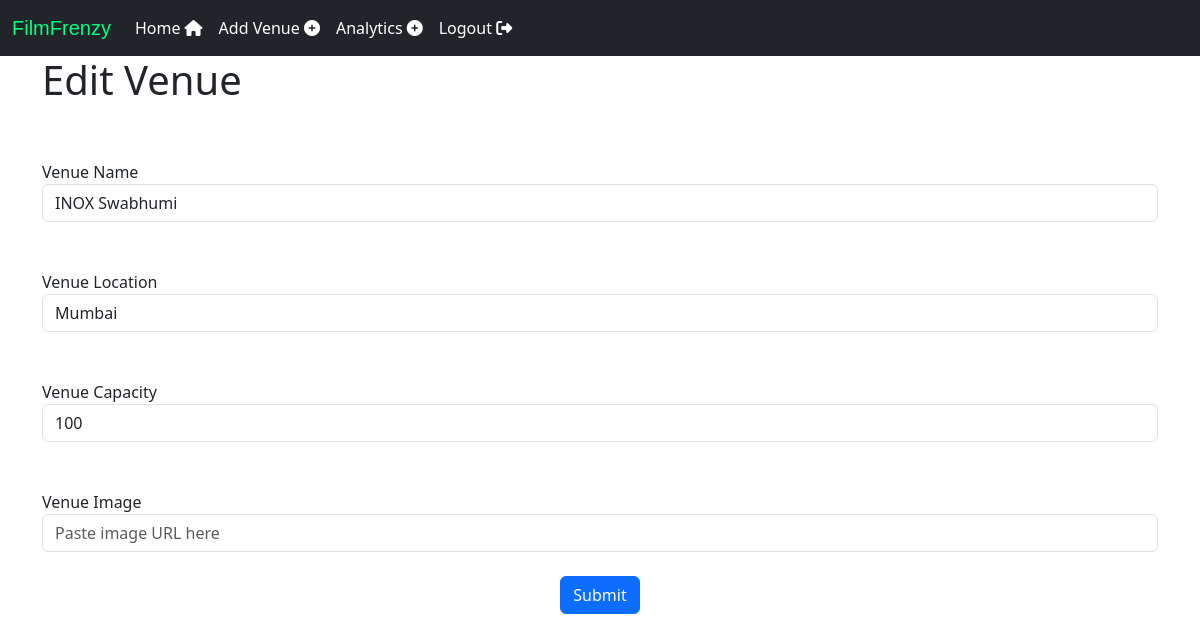
Screenshot of /1/edit_venue (signed in) with the database file from the repository.
### models.py (models this page shows, shortened)
class Venue(db.Model):
    id = db.Column(db.Integer, primary_key=True)
    name = db.Column(db.String(100), nullable=False)
    location = db.Column(db.String(100), nullable=False)
    capacity = db.Column(db.Integer)
    vimg = db.Column(db.String(2000))
    shows = db.relationship("Show", backref="venue", cascade="all, delete")
    booking = db.relationship("Booking", backref="venue", cascade="all, delete")

### views.py (the view, shortened to what this page needs)
@views.route("/<int:venue_id>/edit_venue", methods=['GET', 'POST'])
@login_required  # only admin
def edit_venue(venue_id):
    v = Venue.query.get(venue_id)
    if not (current_user.admin):
        return render_template("404.html")
    return render_template("edit_venue.html", user=current_user, admin=current_user, v=v)

### app.py (called while the page is built)
@login_manager.user_loader
def load_user(id):
    return User.query.get(int(id))

### templates/edit_venue.html
{% extends "base1.html" %}
{% block content %}
<h1>Edit Venue</h1>
<br>
<br>
<form method="POST">
    <div class="form-group">
      <label for="name">Venue Name</label><br>
      <input type="text" class="form-control"  name=name id="name" placeholder="Venue Name" value="{{v.name}}">
    </div>
    <br>
    <br>
    <div class="form-group">
        <label for="location"></label>Venue Location</label>
        <input type="text" class="form-control"  name=location id="location" placeholder="Venue Location" value="{{v.location}}">
      </div>
      <br>
      <br>
      <div class="form-group">
        <label for="capacity">Venue Capacity</label><br>
        <input type="text" class="form-control"  name=capacity id="capacity" placeholder="Venue Capacity", value="{{v.capacity}}">
      </div>
      <br>
      <br>
      <div class="form-group">
        <label for="image">Venue Image </label><br>
        <input type="text" class="form-control"  name=image id="image" placeholder="Paste image URL here">
      </div>
      <br>
      <div align="center">
        <button class="btn btn-primary" type="submit">Submit</button>
      </div>
  </form>
{% endblock %}

### rows the page displays
Venue: name "INOX Swabhumi", location "Mumbai", capacity "100"
